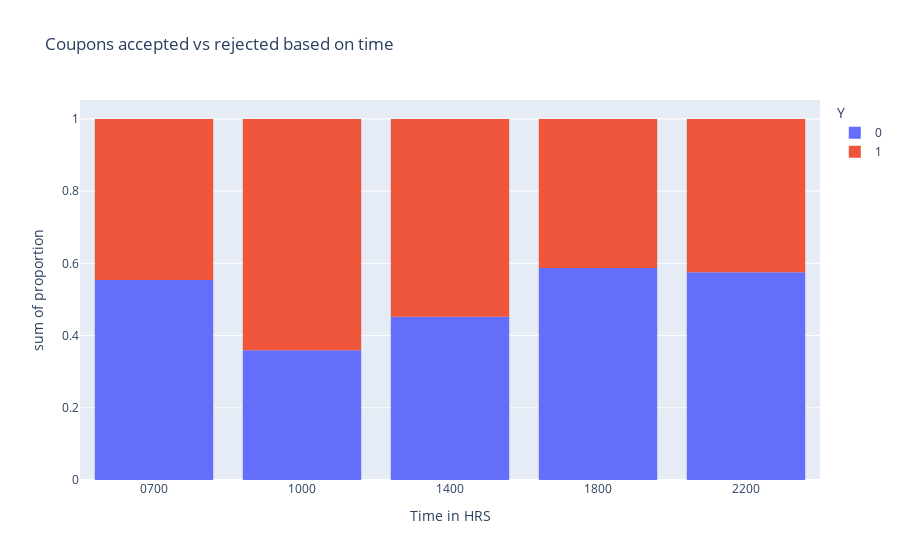

Source (notebook cell):
### Code cell
#The visualization in plotly shows a higher percentage of acceptance when coupons were sent at 10AM and 2PM.
ch = cfhouse_coupons_df.groupby(['time'])['Y'].value_counts(normalize=True).reset_index()
print(ch)
px.histogram(ch, x='time', y='proportion', color='Y', labels={'time':'Time in HRS'}, title='Coupons accepted vs rejected based on time')

### Figure 1 — Plotly figure (JSON) as saved in the notebook; plotly's stock layout.template omitted (floating-point values rounded to 4 significant figures)
{"data": [{"alignmentgroup": "True", "bingroup": "x", "histfunc": "sum", "hovertemplate": "Y=0<br>Time in HRS=%{x}<br>sum of proportion=%{y}<extra></extra>", "legendgroup": "0", "marker": {"color": "#636efa", "pattern": {"shape": ""}}, "name": "0", "offsetgroup": "0", "orientation": "v", "showlegend": true, "type": "histogram", "x": ["0700", "1000", "1400", "1800", "2200"], "xaxis": "x", "y": [0.5542, 0.3593, 0.4521, 0.5874, 0.5758], "yaxis": "y"}, {"alignmentgroup": "True", "bingroup": "x", "histfunc": "sum", "hovertemplate": "Y=1<br>Time in HRS=%{x}<br>sum of proportion=%{y}<extra></extra>", "legendgroup": "1", "marker": {"color": "#EF553B", "pattern": {"shape": ""}}, "name": "1", "offsetgroup": "1", "orientation": "v", "showlegend": true, "type": "histogram", "x": ["0700", "1000", "1400", "1800", "2200"], "xaxis": "x", "y": [0.4458, 0.6407, 0.5479, 0.4126, 0.4242], "yaxis": "y"}], "layout": {"autosize": true, "barmode": "relative", "legend": {"title": {"text": "Y"}, "tracegroupgap": 0}, "title": {"text": "Coupons accepted vs rejected based on time"}, "xaxis": {"anchor": "y", "autorange": true, "domain": [0, 1], "range": [-0.5, 4.5], "title": {"text": "Time in HRS"}, "type": "category"}, "yaxis": {"anchor": "x", "autorange": true, "domain": [0, 1], "range": [0, 1.053], "title": {"text": "sum of proportion"}, "type": "linear"}}}
